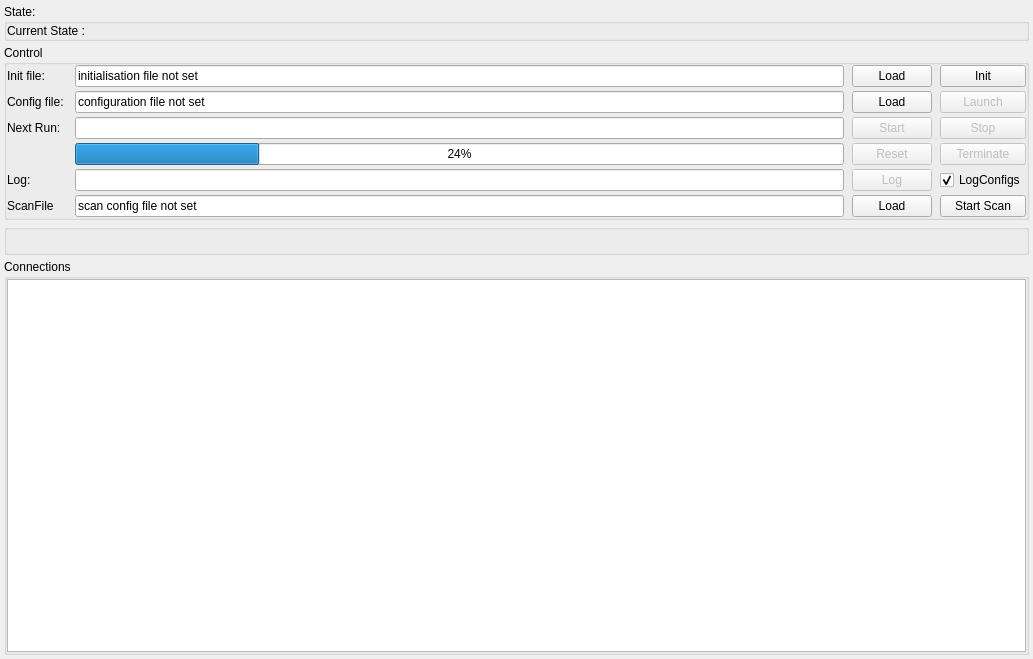
<?xml version="1.0" encoding="UTF-8"?>
<ui version="4.0">
 <class>wndRun</class>
 <widget class="QMainWindow" name="wndRun">
  <property name="enabled">
   <bool>true</bool>
  </property>
  <property name="geometry">
   <rect>
    <x>0</x>
    <y>0</y>
    <width>1033</width>
    <height>659</height>
   </rect>
  </property>
  <property name="windowTitle">
   <string>eudaq Run Control</string>
  </property>
  <widget class="QWidget" name="centralwidget">
   <layout class="QVBoxLayout">
    <property name="spacing">
     <number>4</number>
    </property>
    <property name="leftMargin">
     <number>4</number>
    </property>
    <property name="topMargin">
     <number>4</number>
    </property>
    <property name="rightMargin">
     <number>4</number>
    </property>
    <property name="bottomMargin">
     <number>4</number>
    </property>
    <item>
     <widget class="QGroupBox" name="grpCurrentState">
      <property name="title">
       <string>State:</string>
      </property>
      <layout class="QHBoxLayout">
       <property name="leftMargin">
        <number>0</number>
       </property>
       <property name="topMargin">
        <number>0</number>
       </property>
       <property name="rightMargin">
        <number>0</number>
       </property>
       <property name="bottomMargin">
        <number>0</number>
       </property>
       <item>
        <widget class="QLabel" name="lblCurrent">
         <property name="text">
          <string>Current State :</string>
         </property>
        </widget>
       </item>
      </layout>
     </widget>
    </item>
    <item>
     <widget class="QGroupBox" name="grpControl">
      <property name="title">
       <string>Control</string>
      </property>
      <layout class="QGridLayout">
       <property name="leftMargin">
        <number>0</number>
       </property>
       <property name="topMargin">
        <number>0</number>
       </property>
       <property name="rightMargin">
        <number>0</number>
       </property>
       <property name="bottomMargin">
        <number>0</number>
       </property>
       <property name="horizontalSpacing">
        <number>8</number>
       </property>
       <property name="verticalSpacing">
        <number>4</number>
       </property>
       <item row="3" column="4">
        <widget class="QPushButton" name="btnTerminate">
         <property name="enabled">
          <bool>false</bool>
         </property>
         <property name="toolTip">
          <string>Terminate the DAQ session</string>
         </property>
         <property name="text">
          <string>Terminate</string>
         </property>
        </widget>
       </item>
       <item row="2" column="0">
        <widget class="QLabel" name="lblNextRunNumber">
         <property name="text">
          <string>Next Run: </string>
         </property>
        </widget>
       </item>
       <item row="0" column="4">
        <widget class="QPushButton" name="btnInit">
         <property name="text">
          <string>Init</string>
         </property>
        </widget>
       </item>
       <item row="3" column="2">
        <widget class="QProgressBar" name="progressBar_scan">
         <property name="value">
          <number>24</number>
         </property>
        </widget>
       </item>
       <item row="2" column="4">
        <widget class="QPushButton" name="btnStop">
         <property name="enabled">
          <bool>false</bool>
         </property>
         <property name="toolTip">
          <string>Stop a run</string>
         </property>
         <property name="text">
          <string>Stop</string>
         </property>
        </widget>
       </item>
       <item row="5" column="4">
        <widget class="QPushButton" name="btnStartScan">
         <property name="text">
          <string>Start Scan</string>
         </property>
        </widget>
       </item>
       <item row="1" column="0">
        <widget class="QLabel" name="lblConfig">
         <property name="text">
          <string>Config file: </string>
         </property>
        </widget>
       </item>
       <item row="5" column="2">
        <widget class="QLineEdit" name="txtScanFile">
         <property name="text">
          <string>scan config file not set</string>
         </property>
        </widget>
       </item>
       <item row="5" column="0">
        <widget class="QLabel" name="label">
         <property name="text">
          <string>ScanFile</string>
         </property>
        </widget>
       </item>
       <item row="0" column="0">
        <widget class="QLabel" name="lblInit">
         <property name="text">
          <string>Init file:</string>
         </property>
        </widget>
       </item>
       <item row="0" column="2">
        <widget class="QLineEdit" name="txtInitFileName">
         <property name="text">
          <string>initialisation file not set</string>
         </property>
        </widget>
       </item>
       <item row="0" column="3">
        <widget class="QPushButton" name="btnLoadInit">
         <property name="text">
          <string>Load</string>
         </property>
        </widget>
       </item>
       <item row="1" column="3">
        <widget class="QPushButton" name="btnLoadConf">
         <property name="text">
          <string>Load</string>
         </property>
        </widget>
       </item>
       <item row="1" column="2">
        <widget class="QLineEdit" name="txtConfigFileName">
         <property name="whatsThis">
          <string extracomment="Configuration file - directly editable or through file dialog."/>
         </property>
         <property name="text">
          <string>configuration file not set</string>
         </property>
        </widget>
       </item>
       <item row="1" column="4">
        <widget class="QPushButton" name="btnConfig">
         <property name="enabled">
          <bool>false</bool>
         </property>
         <property name="sizePolicy">
          <sizepolicy hsizetype="Minimum" vsizetype="Fixed">
           <horstretch>0</horstretch>
           <verstretch>0</verstretch>
          </sizepolicy>
         </property>
         <property name="toolTip">
          <string>Configure using the selected configuration</string>
         </property>
         <property name="text">
          <string>Launch</string>
         </property>
        </widget>
       </item>
       <item row="2" column="3">
        <widget class="QPushButton" name="btnStart">
         <property name="enabled">
          <bool>false</bool>
         </property>
         <property name="toolTip">
          <string>Start a run</string>
         </property>
         <property name="text">
          <string>Start</string>
         </property>
        </widget>
       </item>
       <item row="3" column="3">
        <widget class="QPushButton" name="btnReset">
         <property name="enabled">
          <bool>false</bool>
         </property>
         <property name="toolTip">
          <string>Reset all the DAQ clients</string>
         </property>
         <property name="text">
          <string>Reset</string>
         </property>
        </widget>
       </item>
       <item row="2" column="2">
        <widget class="QLineEdit" name="txtNextRunNumber"/>
       </item>
       <item row="5" column="3">
        <widget class="QPushButton" name="btn_LoadScanFile">
         <property name="text">
          <string>Load</string>
         </property>
        </widget>
       </item>
       <item row="4" column="2">
        <widget class="QLineEdit" name="txtLogmsg">
         <property name="toolTip">
          <string>Send a message to the LogCollector</string>
         </property>
        </widget>
       </item>
       <item row="4" column="0">
        <widget class="QLabel" name="lblLogmsg">
         <property name="text">
          <string>Log: </string>
         </property>
        </widget>
       </item>
       <item row="4" column="3">
        <widget class="QPushButton" name="btnLog">
         <property name="enabled">
          <bool>false</bool>
         </property>
         <property name="toolTip">
          <string>Send a log message</string>
         </property>
         <property name="text">
          <string>Log</string>
         </property>
        </widget>
       </item>
       <item row="4" column="4">
        <widget class="QCheckBox" name="checkBox">
         <property name="text">
          <string>LogConfigs</string>
         </property>
         <property name="checked">
          <bool>true</bool>
         </property>
        </widget>
       </item>
      </layout>
     </widget>
    </item>
    <item>
     <widget class="QGroupBox" name="grpStatus">
      <layout class="QGridLayout">
       <property name="leftMargin">
        <number>0</number>
       </property>
       <property name="topMargin">
        <number>0</number>
       </property>
       <property name="rightMargin">
        <number>0</number>
       </property>
       <property name="bottomMargin">
        <number>0</number>
       </property>
       <property name="horizontalSpacing">
        <number>8</number>
       </property>
       <property name="verticalSpacing">
        <number>4</number>
       </property>
       <item row="0" column="0">
        <layout class="QGridLayout" name="grpGrid"/>
       </item>
      </layout>
     </widget>
    </item>
    <item>
     <widget class="QGroupBox" name="grpConnections">
      <property name="title">
       <string>Connections</string>
      </property>
      <layout class="QVBoxLayout">
       <property name="spacing">
        <number>4</number>
       </property>
       <property name="leftMargin">
        <number>0</number>
       </property>
       <property name="topMargin">
        <number>0</number>
       </property>
       <property name="rightMargin">
        <number>0</number>
       </property>
       <property name="bottomMargin">
        <number>0</number>
       </property>
       <item>
        <widget class="QTreeView" name="viewConn">
         <property name="toolTip">
          <string>Processes connected to the Run Control</string>
         </property>
         <property name="rootIsDecorated">
          <bool>false</bool>
         </property>
         <property name="sortingEnabled">
          <bool>true</bool>
         </property>
        </widget>
       </item>
      </layout>
     </widget>
    </item>
   </layout>
  </widget>
  <widget class="QMenuBar" name="menubar">
   <property name="geometry">
    <rect>
     <x>0</x>
     <y>0</y>
     <width>1033</width>
     <height>25</height>
    </rect>
   </property>
  </widget>
 </widget>
 <resources/>
 <connections>
  <connection>
   <sender>txtLogmsg</sender>
   <signal>returnPressed()</signal>
   <receiver>btnLog</receiver>
   <slot>animateClick()</slot>
   <hints>
    <hint type="sourcelabel">
     <x>248</x>
     <y>164</y>
    </hint>
    <hint type="destinationlabel">
     <x>292</x>
     <y>138</y>
    </hint>
   </hints>
  </connection>
 </connections>
</ui>
